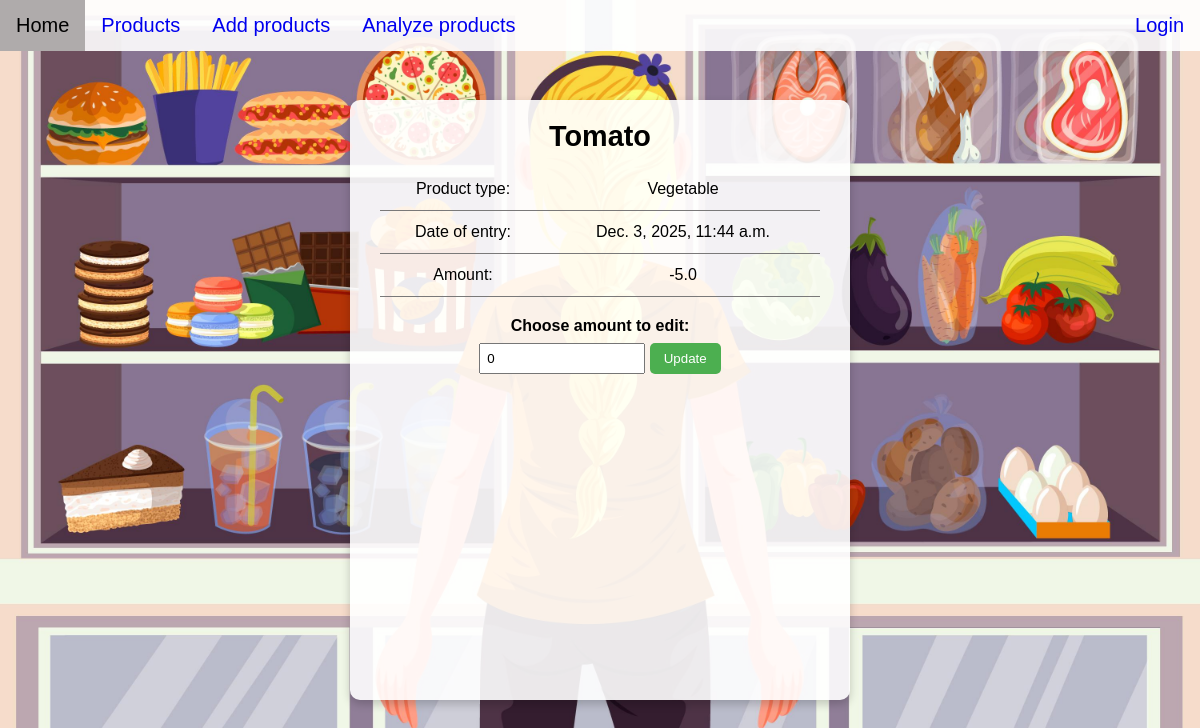
Before: /tracker/1/ with the older database file.
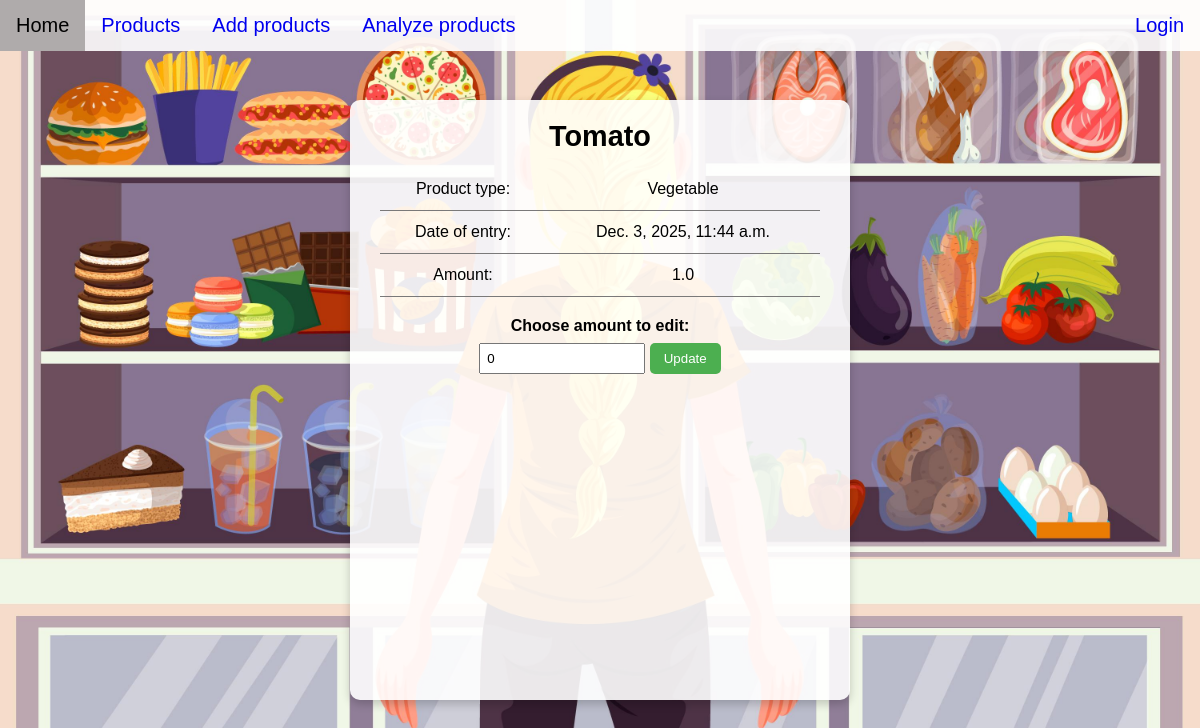
After: the same page with the newer database file.
### tracker/models.py (models this page shows, shortened)
class Product(models.Model):
    product_name = models.CharField(max_length=200)
    product_type = models.CharField(max_length=200)
    entry_date = models.DateTimeField("Upload date")
    amount = models.FloatField(default=0)

### tracker/views.py (the view)
# urls.py: path("<int:pk>/", views.DetailView.as_view(), name="detail"),
class DetailView(generic.DetailView):
    model = Product
    template_name = "tracker/detail.html"

### tracker/templates/tracker/detail.html (shortened to what this page needs)
{% extends "base.html" %}
{% load static %}
{% block content %}
<div class="box">
    <header>{{ product.product_name }}</header>
    <table class="detail-table">
        <tr>
            <td class="label">Product type:</td>
            <td>{{ product.product_type }}</td>
        </tr>
        <tr>
            <td class="label">Date of entry:</td>
            <td>{{ product.entry_date }}</td>
        </tr>
        <tr>
            <td class="label">Amount:</td>
            <td>{{ product.amount }}</td>
        </tr>
    </table>
    <form action="{% url 'tracker:modify' product.id %}" method="post" class="edit-form">
        <label for="amount">Choose amount to edit:</label>
        <input type="number" id="amount" name="amount" value="0">
        <input type="submit" value="Update">
    </form>
</div>
{% endblock %}

Changed rows visible on the page:
changed Product "Tomato": amount "-5.0" → "1.0"
